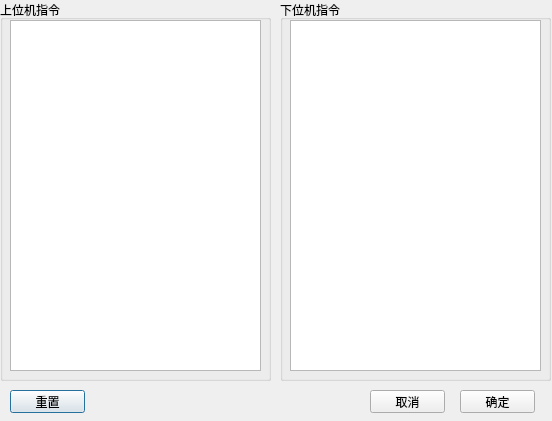
<?xml version="1.0" encoding="UTF-8"?>
<ui version="4.0">
 <class>paramsettings</class>
 <widget class="QDialog" name="paramsettings">
  <property name="geometry">
   <rect>
    <x>0</x>
    <y>0</y>
    <width>552</width>
    <height>421</height>
   </rect>
  </property>
  <property name="windowTitle">
   <string>Dialog</string>
  </property>
  <widget class="QTextEdit" name="textEdit">
   <property name="geometry">
    <rect>
     <x>10</x>
     <y>20</y>
     <width>251</width>
     <height>351</height>
    </rect>
   </property>
   <property name="font">
    <font>
     <pointsize>10</pointsize>
    </font>
   </property>
  </widget>
  <widget class="QTextEdit" name="textEdit_2">
   <property name="geometry">
    <rect>
     <x>290</x>
     <y>20</y>
     <width>251</width>
     <height>351</height>
    </rect>
   </property>
   <property name="font">
    <font>
     <pointsize>10</pointsize>
    </font>
   </property>
  </widget>
  <widget class="QGroupBox" name="groupBox">
   <property name="geometry">
    <rect>
     <x>0</x>
     <y>0</y>
     <width>271</width>
     <height>381</height>
    </rect>
   </property>
   <property name="title">
    <string>上位机指令</string>
   </property>
  </widget>
  <widget class="QGroupBox" name="groupBox_2">
   <property name="geometry">
    <rect>
     <x>280</x>
     <y>0</y>
     <width>271</width>
     <height>381</height>
    </rect>
   </property>
   <property name="title">
    <string>下位机指令</string>
   </property>
  </widget>
  <widget class="QPushButton" name="pushButton">
   <property name="geometry">
    <rect>
     <x>10</x>
     <y>390</y>
     <width>75</width>
     <height>23</height>
    </rect>
   </property>
   <property name="text">
    <string>重置</string>
   </property>
  </widget>
  <widget class="QPushButton" name="pushButton_2">
   <property name="geometry">
    <rect>
     <x>460</x>
     <y>390</y>
     <width>75</width>
     <height>23</height>
    </rect>
   </property>
   <property name="text">
    <string>确定</string>
   </property>
  </widget>
  <widget class="QPushButton" name="pushButton_3">
   <property name="geometry">
    <rect>
     <x>370</x>
     <y>390</y>
     <width>75</width>
     <height>23</height>
    </rect>
   </property>
   <property name="text">
    <string>取消</string>
   </property>
  </widget>
  <zorder>groupBox_2</zorder>
  <zorder>groupBox</zorder>
  <zorder>textEdit</zorder>
  <zorder>textEdit_2</zorder>
  <zorder>pushButton</zorder>
  <zorder>pushButton_2</zorder>
  <zorder>pushButton_3</zorder>
 </widget>
 <resources/>
 <connections/>
</ui>
